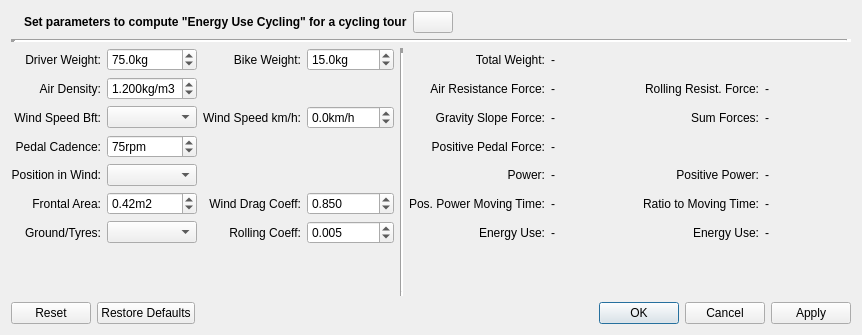
<?xml version="1.0" encoding="UTF-8"?>
<ui version="4.0">
 <class>IEnergyCyclingDialog</class>
 <widget class="QDialog" name="IEnergyCyclingDialog">
  <property name="geometry">
   <rect>
    <x>0</x>
    <y>0</y>
    <width>862</width>
    <height>335</height>
   </rect>
  </property>
  <property name="windowTitle">
   <string>Energy Use Cycling Parameter Set</string>
  </property>
  <layout class="QVBoxLayout" name="verticalLayout">
   <item>
    <layout class="QHBoxLayout" name="horizontalLayout_2">
     <item>
      <widget class="QLabel" name="labelIcon">
       <property name="toolTip">
        <string/>
       </property>
       <property name="text">
        <string/>
       </property>
       <property name="pixmap">
        <pixmap resource="../../resources.qrc">:/icons/48x48/EnergyCycling.png</pixmap>
       </property>
       <property name="alignment">
        <set>Qt::AlignRight|Qt::AlignTrailing|Qt::AlignVCenter</set>
       </property>
      </widget>
     </item>
     <item>
      <widget class="QLabel" name="label_2">
       <property name="font">
        <font>
         <weight>75</weight>
         <bold>true</bold>
        </font>
       </property>
       <property name="text">
        <string>Set parameters to compute &quot;Energy Use Cycling&quot; for a cycling tour</string>
       </property>
      </widget>
     </item>
     <item>
      <widget class="QPushButton" name="pushHelp">
       <property name="text">
        <string/>
       </property>
       <property name="icon">
        <iconset resource="../../resources.qrc">
         <normaloff>:/icons/32x32/Help.png</normaloff>:/icons/32x32/Help.png</iconset>
       </property>
      </widget>
     </item>
     <item>
      <spacer name="horizontalSpacer">
       <property name="orientation">
        <enum>Qt::Horizontal</enum>
       </property>
       <property name="sizeHint" stdset="0">
        <size>
         <width>40</width>
         <height>20</height>
        </size>
       </property>
      </spacer>
     </item>
    </layout>
   </item>
   <item>
    <widget class="Line" name="line_3">
     <property name="lineWidth">
      <number>5</number>
     </property>
     <property name="orientation">
      <enum>Qt::Horizontal</enum>
     </property>
    </widget>
   </item>
   <item>
    <layout class="QHBoxLayout" name="horizontalLayout">
     <property name="bottomMargin">
      <number>0</number>
     </property>
     <item>
      <layout class="QGridLayout" name="gridLayout">
       <item row="5" column="5">
        <widget class="QLabel" name="label_5">
         <property name="text">
          <string>Positive Pedal Force:</string>
         </property>
         <property name="alignment">
          <set>Qt::AlignRight|Qt::AlignTrailing|Qt::AlignVCenter</set>
         </property>
        </widget>
       </item>
       <item row="4" column="5">
        <widget class="QLabel" name="label_26">
         <property name="text">
          <string>Gravity Slope Force:</string>
         </property>
         <property name="alignment">
          <set>Qt::AlignRight|Qt::AlignTrailing|Qt::AlignVCenter</set>
         </property>
        </widget>
       </item>
       <item row="7" column="0">
        <widget class="QLabel" name="label_16">
         <property name="text">
          <string>Frontal Area:</string>
         </property>
         <property name="alignment">
          <set>Qt::AlignRight|Qt::AlignTrailing|Qt::AlignVCenter</set>
         </property>
        </widget>
       </item>
       <item row="2" column="5">
        <widget class="QLabel" name="label_1">
         <property name="toolTip">
          <string/>
         </property>
         <property name="text">
          <string>Total Weight:</string>
         </property>
         <property name="alignment">
          <set>Qt::AlignRight|Qt::AlignTrailing|Qt::AlignVCenter</set>
         </property>
        </widget>
       </item>
       <item row="2" column="4" rowspan="11">
        <widget class="Line" name="line">
         <property name="frameShadow">
          <enum>QFrame::Sunken</enum>
         </property>
         <property name="lineWidth">
          <number>5</number>
         </property>
         <property name="orientation">
          <enum>Qt::Vertical</enum>
         </property>
        </widget>
       </item>
       <item row="3" column="8">
        <widget class="QLabel" name="labelRollResistForce">
         <property name="toolTip">
          <string>&lt;p&gt;The rolling resistance force is the force in Newton required on average over all track points to overcome the rolling resistance.&lt;/p&gt;</string>
         </property>
         <property name="text">
          <string notr="true">-</string>
         </property>
         <property name="textFormat">
          <enum>Qt::AutoText</enum>
         </property>
        </widget>
       </item>
       <item row="3" column="1">
        <widget class="QDoubleSpinBox" name="spinAirDensity">
         <property name="toolTip">
          <string>&lt;p&gt;The air density depends on barometric air pressure, altitude and temperature.&lt;/p&gt;
&lt;p&gt;Examples:
&lt;ul&gt;
&lt;li&gt;Sea level: 1.226kg/m3&lt;/li&gt;
&lt;li&gt;1,500 meter: 1.056kg/m3&lt;/li&gt;
&lt;li&gt;3,000 meter: 0.905kg/m3&lt;/li&gt;
&lt;/ul&gt;&lt;/p&gt;</string>
         </property>
         <property name="suffix">
          <string notr="true">kg/m3</string>
         </property>
         <property name="decimals">
          <number>3</number>
         </property>
         <property name="minimum">
          <double>0.500000000000000</double>
         </property>
         <property name="maximum">
          <double>1.500000000000000</double>
         </property>
         <property name="singleStep">
          <double>0.001000000000000</double>
         </property>
         <property name="value">
          <double>1.200000000000000</double>
         </property>
        </widget>
       </item>
       <item row="3" column="5">
        <widget class="QLabel" name="label_23">
         <property name="text">
          <string>Air Resistance Force:</string>
         </property>
         <property name="alignment">
          <set>Qt::AlignRight|Qt::AlignTrailing|Qt::AlignVCenter</set>
         </property>
        </widget>
       </item>
       <item row="2" column="2">
        <widget class="QLabel" name="label_8">
         <property name="toolTip">
          <string/>
         </property>
         <property name="text">
          <string>Bike Weight:</string>
         </property>
         <property name="alignment">
          <set>Qt::AlignRight|Qt::AlignTrailing|Qt::AlignVCenter</set>
         </property>
        </widget>
       </item>
       <item row="5" column="6">
        <widget class="QLabel" name="labelPositivePedalForce">
         <property name="toolTip">
          <string>&lt;p&gt;The force in Newton applied to the pedal on average over all track points.&lt;/p&gt;
&lt;p&gt;Negative forces from strong tail wind or downhill driving are not considered.&lt;/p&gt;
&lt;p&gt;This force must be applied to the pedal by the driver.&lt;/p&gt;
&lt;p&gt;The higher the pedal cadence, the lower the pedal force.&lt;/p&gt;</string>
         </property>
         <property name="text">
          <string notr="true">-</string>
         </property>
         <property name="textFormat">
          <enum>Qt::AutoText</enum>
         </property>
        </widget>
       </item>
       <item row="7" column="3">
        <widget class="QDoubleSpinBox" name="spinWindDragCoeff">
         <property name="toolTip">
          <string>&lt;p&gt;The wind drag coefficient (cw value) indicates the wind slip of the driver and bicycle in relation to the air (wind).&lt;/p&gt;
&lt;p&gt;The greater this value, the more force is required to overcome the wind force.&lt;/p&gt;
&lt;p&gt;Typical values for bicycles are between 0.2 and 1.2.&lt;/p&gt;</string>
         </property>
         <property name="suffix">
          <string/>
         </property>
         <property name="decimals">
          <number>3</number>
         </property>
         <property name="minimum">
          <double>0.100000000000000</double>
         </property>
         <property name="maximum">
          <double>2.000000000000000</double>
         </property>
         <property name="singleStep">
          <double>0.001000000000000</double>
         </property>
         <property name="value">
          <double>0.850000000000000</double>
         </property>
        </widget>
       </item>
       <item row="7" column="5">
        <widget class="QLabel" name="label_31">
         <property name="text">
          <string>Pos. Power Moving Time:</string>
         </property>
         <property name="alignment">
          <set>Qt::AlignRight|Qt::AlignTrailing|Qt::AlignVCenter</set>
         </property>
        </widget>
       </item>
       <item row="3" column="6">
        <widget class="QLabel" name="labelAirResistForce">
         <property name="toolTip">
          <string>&lt;p&gt;The air resistance force is the force in Newton required on average over all track points to overcome the air resistance.&lt;/p&gt;
&lt;p&gt;The airstream, headwind and tailwind are taken into account.&lt;/p&gt;
&lt;p&gt;With a strong tailwind this value can be negative.&lt;/p&gt;</string>
         </property>
         <property name="text">
          <string notr="true">-</string>
         </property>
         <property name="textFormat">
          <enum>Qt::AutoText</enum>
         </property>
        </widget>
       </item>
       <item row="2" column="3">
        <widget class="QDoubleSpinBox" name="spinBikeWeight">
         <property name="toolTip">
          <string>&lt;p&gt;The weight of the bicycle in kg including luggage.&lt;/p&gt;</string>
         </property>
         <property name="suffix">
          <string notr="true">kg</string>
         </property>
         <property name="decimals">
          <number>1</number>
         </property>
         <property name="minimum">
          <double>5.000000000000000</double>
         </property>
         <property name="maximum">
          <double>35.000000000000000</double>
         </property>
         <property name="singleStep">
          <double>0.100000000000000</double>
         </property>
         <property name="value">
          <double>15.000000000000000</double>
         </property>
        </widget>
       </item>
       <item row="6" column="1">
        <widget class="QComboBox" name="comboWindPosition">
         <property name="toolTip">
          <string>&lt;p&gt;The values for the type of seat position as pre-selection for the wind frontal area in m2 and the drag coefficient (cw value).&lt;/p&gt;</string>
         </property>
        </widget>
       </item>
       <item row="5" column="0">
        <widget class="QLabel" name="label_19">
         <property name="text">
          <string>Pedal Cadence:</string>
         </property>
         <property name="alignment">
          <set>Qt::AlignRight|Qt::AlignTrailing|Qt::AlignVCenter</set>
         </property>
        </widget>
       </item>
       <item row="7" column="1">
        <widget class="QDoubleSpinBox" name="spinFrontalArea">
         <property name="toolTip">
          <string>&lt;p&gt;The frontal area in m2 (driver, bicycle, bags, etc.) exposed to the wind.&lt;/p&gt;</string>
         </property>
         <property name="suffix">
          <string notr="true">m2</string>
         </property>
         <property name="decimals">
          <number>2</number>
         </property>
         <property name="minimum">
          <double>0.200000000000000</double>
         </property>
         <property name="maximum">
          <double>1.500000000000000</double>
         </property>
         <property name="singleStep">
          <double>0.010000000000000</double>
         </property>
         <property name="value">
          <double>0.420000000000000</double>
         </property>
        </widget>
       </item>
       <item row="3" column="0">
        <widget class="QLabel" name="label_6">
         <property name="text">
          <string>Air Density:</string>
         </property>
         <property name="alignment">
          <set>Qt::AlignRight|Qt::AlignTrailing|Qt::AlignVCenter</set>
         </property>
        </widget>
       </item>
       <item row="7" column="2">
        <widget class="QLabel" name="label_15">
         <property name="text">
          <string>Wind Drag Coeff:</string>
         </property>
         <property name="alignment">
          <set>Qt::AlignRight|Qt::AlignTrailing|Qt::AlignVCenter</set>
         </property>
        </widget>
       </item>
       <item row="2" column="6">
        <widget class="QLabel" name="labelTotalWeight">
         <property name="toolTip">
          <string>&lt;p&gt;The total weight in kg of driver and bike including clothes and luggage.&lt;/p&gt;</string>
         </property>
         <property name="text">
          <string notr="true">-</string>
         </property>
         <property name="textFormat">
          <enum>Qt::AutoText</enum>
         </property>
        </widget>
       </item>
       <item row="7" column="6">
        <widget class="QLabel" name="labelPowerMovingTime">
         <property name="toolTip">
          <string>&lt;p&gt;The time in moving and with positive power by the driver.&lt;/p&gt;
&lt;p&gt;Times with negative power in strong tail wind or downhill driving are not taken into account.&lt;/p&gt;</string>
         </property>
         <property name="text">
          <string notr="true">-</string>
         </property>
         <property name="textFormat">
          <enum>Qt::AutoText</enum>
         </property>
        </widget>
       </item>
       <item row="4" column="6">
        <widget class="QLabel" name="labelGravitySlopeForce">
         <property name="toolTip">
          <string>&lt;p&gt;The gravity slope force is the force in Newton needed on average over all track points to overcome the slope on downhill or uphill.&lt;/p&gt;
&lt;p&gt;When mostly downhill driving, the gravity slope force can be negative.&lt;/p&gt;</string>
         </property>
         <property name="text">
          <string notr="true">-</string>
         </property>
         <property name="textFormat">
          <enum>Qt::AutoText</enum>
         </property>
        </widget>
       </item>
       <item row="6" column="7">
        <widget class="QLabel" name="label_4">
         <property name="text">
          <string>Positive Power:</string>
         </property>
         <property name="alignment">
          <set>Qt::AlignRight|Qt::AlignTrailing|Qt::AlignVCenter</set>
         </property>
        </widget>
       </item>
       <item row="4" column="2">
        <widget class="QLabel" name="label_9">
         <property name="text">
          <string>Wind Speed km/h:</string>
         </property>
         <property name="alignment">
          <set>Qt::AlignRight|Qt::AlignTrailing|Qt::AlignVCenter</set>
         </property>
        </widget>
       </item>
       <item row="7" column="7">
        <widget class="QLabel" name="label_33">
         <property name="text">
          <string>Ratio to Moving Time:</string>
         </property>
         <property name="alignment">
          <set>Qt::AlignRight|Qt::AlignTrailing|Qt::AlignVCenter</set>
         </property>
        </widget>
       </item>
       <item row="6" column="5">
        <widget class="QLabel" name="label_7">
         <property name="text">
          <string>Power:</string>
         </property>
         <property name="alignment">
          <set>Qt::AlignRight|Qt::AlignTrailing|Qt::AlignVCenter</set>
         </property>
        </widget>
       </item>
       <item row="4" column="8">
        <widget class="QLabel" name="labelSumForce">
         <property name="toolTip">
          <string>&lt;p&gt;The sum of the average force required for the track to overcome wind resistance, rolling resistance and slope.&lt;/p&gt;
&lt;p&gt;This value can be negative for strong tailwind and/or downhill.&lt;/p&gt;</string>
         </property>
         <property name="text">
          <string notr="true">-</string>
         </property>
         <property name="textFormat">
          <enum>Qt::AutoText</enum>
         </property>
        </widget>
       </item>
       <item row="4" column="7">
        <widget class="QLabel" name="label_28">
         <property name="text">
          <string>Sum Forces:</string>
         </property>
         <property name="alignment">
          <set>Qt::AlignRight|Qt::AlignTrailing|Qt::AlignVCenter</set>
         </property>
        </widget>
       </item>
       <item row="5" column="1">
        <widget class="QDoubleSpinBox" name="spinPedalCadence">
         <property name="toolTip">
          <string>&lt;p&gt;The average pedal cadence in rpm is needed to calculate the Positive Pedal Force.&lt;/p&gt;
&lt;p&gt;Realistic values are between 50 and 100 rpm.&lt;/p&gt;</string>
         </property>
         <property name="suffix">
          <string>rpm</string>
         </property>
         <property name="decimals">
          <number>0</number>
         </property>
         <property name="minimum">
          <double>10.000000000000000</double>
         </property>
         <property name="maximum">
          <double>250.000000000000000</double>
         </property>
         <property name="singleStep">
          <double>1.000000000000000</double>
         </property>
         <property name="value">
          <double>75.000000000000000</double>
         </property>
        </widget>
       </item>
       <item row="4" column="1">
        <widget class="QComboBox" name="comboWindSpeed">
         <property name="toolTip">
          <string>&lt;p&gt;The values for the wind speed in Beaufort scale for specifying the wind speed in km/h.&lt;/p&gt;
&lt;p&gt;Positive values for headwind and negative values for tailwind.&lt;/p&gt;</string>
         </property>
        </widget>
       </item>
       <item row="6" column="6">
        <widget class="QLabel" name="labelPower">
         <property name="toolTip">
          <string>&lt;p&gt;The power in Watt on average over all track points.&lt;/p&gt;
&lt;p&gt;Negative power from strong tailwind or downhill driving are taken into account.&lt;/p&gt;</string>
         </property>
         <property name="text">
          <string notr="true">-</string>
         </property>
         <property name="textFormat">
          <enum>Qt::AutoText</enum>
         </property>
        </widget>
       </item>
       <item row="2" column="0">
        <widget class="QLabel" name="label_0">
         <property name="toolTip">
          <string/>
         </property>
         <property name="text">
          <string>Driver Weight:</string>
         </property>
         <property name="alignment">
          <set>Qt::AlignRight|Qt::AlignTrailing|Qt::AlignVCenter</set>
         </property>
        </widget>
       </item>
       <item row="3" column="7">
        <widget class="QLabel" name="label_24">
         <property name="text">
          <string>Rolling Resist. Force:</string>
         </property>
         <property name="alignment">
          <set>Qt::AlignRight|Qt::AlignTrailing|Qt::AlignVCenter</set>
         </property>
        </widget>
       </item>
       <item row="6" column="8">
        <widget class="QLabel" name="labelPositivePower">
         <property name="toolTip">
          <string>&lt;p&gt;The positive power in Watt that must be applied on average for all track points.&lt;/p&gt;
&lt;p&gt;Negative power from strong tailwind or downhill driving are not taken into account.&lt;/p&gt;
&lt;p&gt;This power must be applied by the driver on average for the track.&lt;/p&gt;</string>
         </property>
         <property name="text">
          <string notr="true">-</string>
         </property>
         <property name="textFormat">
          <enum>Qt::AutoText</enum>
         </property>
        </widget>
       </item>
       <item row="4" column="3">
        <widget class="QDoubleSpinBox" name="spinWindSpeed">
         <property name="toolTip">
          <string>&lt;p&gt;The wind speed in km/h is taken into account when calculating the force required to overcome the air drag.&lt;/p&gt;
&lt;p&gt;Positive values for headwind and negative values for tailwind are taken into account.&lt;/p&gt;
&lt;p&gt;The value can be changed independently of the Beaufort scale value.&lt;/p&gt;</string>
         </property>
         <property name="suffix">
          <string notr="true">km/h</string>
         </property>
         <property name="decimals">
          <number>1</number>
         </property>
         <property name="minimum">
          <double>-100.000000000000000</double>
         </property>
         <property name="singleStep">
          <double>0.100000000000000</double>
         </property>
         <property name="value">
          <double>0.000000000000000</double>
         </property>
        </widget>
       </item>
       <item row="7" column="8">
        <widget class="QLabel" name="labelPowerMovingTimeRatio">
         <property name="toolTip">
          <string>&lt;p&gt;The ratio of the power moving time related to the track moving time in percent.&lt;/p&gt;
&lt;p&gt;The lower the ratio the greater the influence of tailwind and/or downhill driving.&lt;/p&gt;</string>
         </property>
         <property name="text">
          <string notr="true">-</string>
         </property>
         <property name="textFormat">
          <enum>Qt::AutoText</enum>
         </property>
        </widget>
       </item>
       <item row="6" column="0">
        <widget class="QLabel" name="label_13">
         <property name="text">
          <string>Position in Wind:</string>
         </property>
         <property name="alignment">
          <set>Qt::AlignRight|Qt::AlignTrailing|Qt::AlignVCenter</set>
         </property>
        </widget>
       </item>
       <item row="2" column="1">
        <widget class="QDoubleSpinBox" name="spinDriverWeight">
         <property name="toolTip">
          <string>&lt;p&gt;The weight of the driver in kg including clothes.&lt;/p&gt;</string>
         </property>
         <property name="whatsThis">
          <string/>
         </property>
         <property name="suffix">
          <string notr="true">kg</string>
         </property>
         <property name="decimals">
          <number>1</number>
         </property>
         <property name="minimum">
          <double>20.000000000000000</double>
         </property>
         <property name="maximum">
          <double>250.000000000000000</double>
         </property>
         <property name="singleStep">
          <double>0.100000000000000</double>
         </property>
         <property name="value">
          <double>75.000000000000000</double>
         </property>
        </widget>
       </item>
       <item row="4" column="0">
        <widget class="QLabel" name="label_3">
         <property name="text">
          <string>Wind Speed Bft:</string>
         </property>
         <property name="alignment">
          <set>Qt::AlignRight|Qt::AlignTrailing|Qt::AlignVCenter</set>
         </property>
        </widget>
       </item>
       <item row="8" column="0">
        <widget class="QLabel" name="label_14">
         <property name="text">
          <string>Ground/Tyres:</string>
         </property>
         <property name="alignment">
          <set>Qt::AlignRight|Qt::AlignTrailing|Qt::AlignVCenter</set>
         </property>
        </widget>
       </item>
       <item row="8" column="1">
        <widget class="QComboBox" name="comboGround">
         <property name="toolTip">
          <string>&lt;p&gt;The predefined selection for the type of ground surface and the tyres.&lt;/p&gt;
&lt;p&gt;To be used to determine the rolling resistance coefficient.&lt;/p&gt;</string>
         </property>
        </widget>
       </item>
       <item row="8" column="2">
        <widget class="QLabel" name="label_17">
         <property name="text">
          <string>Rolling Coeff:</string>
         </property>
         <property name="alignment">
          <set>Qt::AlignRight|Qt::AlignTrailing|Qt::AlignVCenter</set>
         </property>
        </widget>
       </item>
       <item row="8" column="3">
        <widget class="QDoubleSpinBox" name="spinRollingCoeff">
         <property name="toolTip">
          <string>&lt;p&gt;The rolling resistance coefficient (cr value) specifies the force used to overcome the rolling resistance.&lt;/p&gt;
&lt;p&gt;The relevant factors are the road surface and the tyres.&lt;/p&gt;
&lt;p&gt;The higher this value is, the more force is required to overcome the rolling resistance.&lt;/p&gt;</string>
         </property>
         <property name="buttonSymbols">
          <enum>QAbstractSpinBox::UpDownArrows</enum>
         </property>
         <property name="suffix">
          <string/>
         </property>
         <property name="decimals">
          <number>3</number>
         </property>
         <property name="minimum">
          <double>0.000000000000000</double>
         </property>
         <property name="maximum">
          <double>0.500000000000000</double>
         </property>
         <property name="singleStep">
          <double>0.001000000000000</double>
         </property>
         <property name="value">
          <double>0.005000000000000</double>
         </property>
        </widget>
       </item>
       <item row="8" column="5">
        <widget class="QLabel" name="label_11">
         <property name="text">
          <string>Energy Use:</string>
         </property>
         <property name="alignment">
          <set>Qt::AlignRight|Qt::AlignTrailing|Qt::AlignVCenter</set>
         </property>
        </widget>
       </item>
       <item row="8" column="6">
        <widget class="QLabel" name="labelEnergyKJoule">
         <property name="toolTip">
          <string>&lt;p&gt;The energy use (consumption) in kJoule by transforming the positive power by the driver.&lt;/p&gt;
&lt;p&gt;The muscle efficiency ratio ist considered by 23%.&lt;/p&gt;</string>
         </property>
         <property name="text">
          <string notr="true">-</string>
         </property>
         <property name="textFormat">
          <enum>Qt::AutoText</enum>
         </property>
        </widget>
       </item>
       <item row="8" column="7">
        <widget class="QLabel" name="label_35">
         <property name="text">
          <string>Energy Use:</string>
         </property>
         <property name="alignment">
          <set>Qt::AlignRight|Qt::AlignTrailing|Qt::AlignVCenter</set>
         </property>
        </widget>
       </item>
       <item row="8" column="8">
        <widget class="QLabel" name="labelEnergyKcal">
         <property name="toolTip">
          <string>&lt;p&gt;The energy use (consumption) in kcal by transforming the positive power by the driver.&lt;/p&gt;
&lt;p&gt;The muscle efficiency ratio ist considered by 23%.&lt;/p&gt;</string>
         </property>
         <property name="text">
          <string notr="true">-</string>
         </property>
         <property name="textFormat">
          <enum>Qt::AutoText</enum>
         </property>
        </widget>
       </item>
      </layout>
     </item>
    </layout>
   </item>
   <item>
    <widget class="QDialogButtonBox" name="buttonBox">
     <property name="toolTip">
      <string/>
     </property>
     <property name="orientation">
      <enum>Qt::Horizontal</enum>
     </property>
     <property name="standardButtons">
      <set>QDialogButtonBox::Apply|QDialogButtonBox::Cancel|QDialogButtonBox::Ok|QDialogButtonBox::Reset|QDialogButtonBox::RestoreDefaults</set>
     </property>
    </widget>
   </item>
  </layout>
 </widget>
 <tabstops>
  <tabstop>pushHelp</tabstop>
  <tabstop>spinDriverWeight</tabstop>
  <tabstop>spinBikeWeight</tabstop>
  <tabstop>spinAirDensity</tabstop>
  <tabstop>comboWindSpeed</tabstop>
  <tabstop>spinWindSpeed</tabstop>
  <tabstop>spinPedalCadence</tabstop>
  <tabstop>comboWindPosition</tabstop>
  <tabstop>spinFrontalArea</tabstop>
  <tabstop>spinWindDragCoeff</tabstop>
  <tabstop>comboGround</tabstop>
  <tabstop>spinRollingCoeff</tabstop>
 </tabstops>
 <resources>
  <include location="../../resources.qrc"/>
 </resources>
 <connections>
  <connection>
   <sender>buttonBox</sender>
   <signal>rejected()</signal>
   <receiver>IEnergyCyclingDialog</receiver>
   <slot>reject()</slot>
   <hints>
    <hint type="sourcelabel">
     <x>316</x>
     <y>260</y>
    </hint>
    <hint type="destinationlabel">
     <x>286</x>
     <y>274</y>
    </hint>
   </hints>
  </connection>
 </connections>
</ui>
